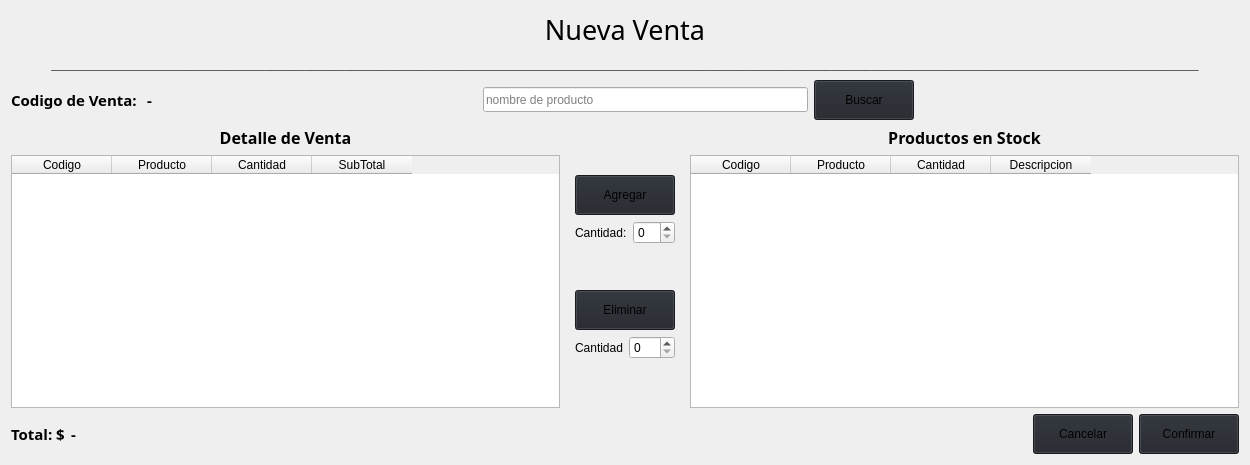
            <widget class="QWidget" name="page_nueva_venta">
             <layout class="QVBoxLayout" name="verticalLayout_13">
              <item>
               <widget class="QLabel" name="label_6">
                <property name="font">
                 <font>
                  <family>Arial Black</family>
                  <pointsize>20</pointsize>
                  <weight>50</weight>
                  <italic>false</italic>
                  <bold>false</bold>
                 </font>
                </property>
                <property name="text">
                 <string>Nueva Venta</string>
                </property>
                <property name="alignment">
                 <set>Qt::AlignCenter</set>
                </property>
               </widget>
              </item>
              <item>
               <layout class="QHBoxLayout" name="horizontalLayout_46">
                <item>
                 <spacer name="horizontalSpacer_69">
                  <property name="orientation">
                   <enum>Qt::Horizontal</enum>
                  </property>
                  <property name="sizeHint" stdset="0">
                   <size>
                    <width>40</width>
                    <height>20</height>
                   </size>
                  </property>
                 </spacer>
                </item>
                <item>
                 <widget class="QLabel" name="label_45">
                  <property name="styleSheet">
                   <string notr="true">color: rgb(67, 67, 67)</string>
                  </property>
                  <property name="text">
                   <string>____________________________________________________________________________________________________________________________________________________________________________</string>
                  </property>
                 </widget>
                </item>
                <item>
                 <spacer name="horizontalSpacer_70">
                  <property name="orientation">
                   <enum>Qt::Horizontal</enum>
                  </property>
                  <property name="sizeHint" stdset="0">
                   <size>
                    <width>40</width>
                    <height>20</height>
                   </size>
                  </property>
                 </spacer>
                </item>
               </layout>
              </item>
              <item>
               <layout class="QHBoxLayout" name="horizontalLayout_36">
                <item>
                 <widget class="QLabel" name="label_9">
                  <property name="font">
                   <font>
                    <family>Arial Black</family>
                    <pointsize>11</pointsize>
                    <weight>75</weight>
                    <bold>true</bold>
                   </font>
                  </property>
                  <property name="text">
                   <string>Codigo de Venta: </string>
                  </property>
                 </widget>
                </item>
                <item>
                 <widget class="QLabel" name="label_codVenta">
                  <property name="font">
                   <font>
                    <family>Arial Black</family>
                    <pointsize>11</pointsize>
                    <weight>75</weight>
                    <bold>true</bold>
                   </font>
                  </property>
                  <property name="text">
                   <string>-</string>
                  </property>
                 </widget>
                </item>
                <item>
                 <spacer name="horizontalSpacer_45">
                  <property name="orientation">
                   <enum>Qt::Horizontal</enum>
                  </property>
                  <property name="sizeHint" stdset="0">
                   <size>
                    <width>40</width>
                    <height>20</height>
                   </size>
                  </property>
                 </spacer>
                </item>
                <item>
                 <widget class="QLineEdit" name="input_nombre_detalleVenta">
                  <property name="minimumSize">
                   <size>
                    <width>200</width>
                    <height>25</height>
                   </size>
                  </property>
                  <property name="placeholderText">
                   <string>nombre de producto</string>
                  </property>
                 </widget>
                </item>
                <item>
                 <widget class="QPushButton" name="btn_buscar_stockEnDetalle">
                  <property name="minimumSize">
                   <size>
                    <width>100</width>
                    <height>40</height>
                   </size>
                  </property>
                  <property name="cursor">
                   <cursorShape>PointingHandCursor</cursorShape>
                  </property>
                  <property name="styleSheet">
                   <string notr="true">background-color: rgb(33, 37, 43)</string>
                  </property>
                  <property name="text">
                   <string>Buscar</string>
                  </property>
                 </widget>
                </item>
                <item>
                 <spacer name="horizontalSpacer_34">
                  <property name="orientation">
                   <enum>Qt::Horizontal</enum>
                  </property>
                  <property name="sizeHint" stdset="0">
                   <size>
                    <width>40</width>
                    <height>20</height>
                   </size>
                  </property>
                 </spacer>
                </item>
               </layout>
              </item>
              <item>
               <layout class="QHBoxLayout" name="horizontalLayout_33">
                <item>
                 <layout class="QVBoxLayout" name="verticalLayout_8">
                  <item>
                   <widget class="QLabel" name="label_11">
                    <property name="font">
                     <font>
                      <family>Arial Black</family>
                      <pointsize>12</pointsize>
                      <weight>75</weight>
                      <italic>false</italic>
                      <bold>true</bold>
                     </font>
                    </property>
                    <property name="text">
                     <string>Detalle de Venta</string>
                    </property>
                    <property name="alignment">
                     <set>Qt::AlignCenter</set>
                    </property>
                   </widget>
                  </item>
                  <item>
                   <widget class="QTableWidget" name="table_detalleVenta">
                    <property name="minimumSize">
                     <size>
                      <width>0</width>
                      <height>0</height>
                     </size>
                    </property>
                    <property name="editTriggers">
                     <set>QAbstractItemView::NoEditTriggers</set>
                    </property>
                    <property name="selectionMode">
                     <enum>QAbstractItemView::SingleSelection</enum>
                    </property>
                    <property name="selectionBehavior">
                     <enum>QAbstractItemView::SelectRows</enum>
                    </property>
                    <attribute name="verticalHeaderVisible">
                     <bool>false</bool>
                    </attribute>
                    <column>
                     <property name="text">
                      <string>Codigo</string>
                     </property>
                    </column>
                    <column>
                     <property name="text">
                      <string>Producto</string>
                     </property>
                    </column>
                    <column>
                     <property name="text">
                      <string>Cantidad</string>
                     </property>
                    </column>
                    <column>
                     <property name="text">
                      <string>SubTotal</string>
                     </property>
                    </column>
                   </widget>
                  </item>
                 </layout>
                </item>
                <item>
                 <widget class="QFrame" name="frame_2">
                  <property name="maximumSize">
                   <size>
                    <width>900</width>
                    <height>16777215</height>
                   </size>
                  </property>
                  <layout class="QVBoxLayout" name="verticalLayout_9">
                   <item>
                    <spacer name="verticalSpacer_14">
                     <property name="orientation">
                      <enum>Qt::Vertical</enum>
                     </property>
                     <property name="sizeHint" stdset="0">
                      <size>
                       <width>20</width>
                       <height>40</height>
                      </size>
                     </property>
                    </spacer>
                   </item>
                   <item>
                    <widget class="QPushButton" name="btn_agregar_detalleVenta">
                     <property name="minimumSize">
                      <size>
                       <width>100</width>
                       <height>40</height>
                      </size>
                     </property>
                     <property name="cursor">
                      <cursorShape>PointingHandCursor</cursorShape>
                     </property>
                     <property name="styleSheet">
                      <string notr="true">background-color: rgb(33, 37, 43)</string>
                     </property>
                     <property name="text">
                      <string>Agregar</string>
                     </property>
                    </widget>
                   </item>
                   <item>
                    <layout class="QHBoxLayout" name="horizontalLayout_34">
                     <item>
                      <widget class="QLabel" name="label_13">
                       <property name="text">
                        <string>Cantidad:</string>
                       </property>
                      </widget>
                     </item>
                     <item>
                      <widget class="QSpinBox" name="spinBox_agregarDetalle"/>
                     </item>
                    </layout>
                   </item>
                   <item>
                    <spacer name="verticalSpacer_2">
                     <property name="orientation">
                      <enum>Qt::Vertical</enum>
                     </property>
                     <property name="sizeHint" stdset="0">
                      <size>
                       <width>20</width>
                       <height>40</height>
                      </size>
                     </property>
                    </spacer>
                   </item>
                   <item>
                    <widget class="QPushButton" name="btn_restar_detalleVenta">
                     <property name="minimumSize">
                      <size>
                       <width>100</width>
                       <height>40</height>
                      </size>
                     </property>
                     <property name="cursor">
                      <cursorShape>PointingHandCursor</cursorShape>
                     </property>
                     <property name="styleSheet">
                      <string notr="true">background-color: rgb(33, 37, 43)</string>
                     </property>
                     <property name="text">
                      <string>Eliminar</string>
                     </property>
                    </widget>
                   </item>
                   <item>
                    <layout class="QHBoxLayout" name="horizontalLayout_35">
                     <item>
                      <widget class="QLabel" name="label_3">
                       <property name="text">
                        <string>Cantidad</string>
                       </property>
                      </widget>
                     </item>
                     <item>
                      <widget class="QSpinBox" name="spinBox_restarDetalle"/>
                     </item>
                    </layout>
                   </item>
                   <item>
                    <spacer name="verticalSpacer_15">
                     <property name="orientation">
                      <enum>Qt::Vertical</enum>
                     </property>
                     <property name="sizeHint" stdset="0">
                      <size>
                       <width>20</width>
                       <height>40</height>
                      </size>
                     </property>
                    </spacer>
                   </item>
                  </layout>
                 </widget>
                </item>
                <item>
                 <layout class="QVBoxLayout" name="verticalLayout_12">
                  <item>
                   <widget class="QLabel" name="label_14">
                    <property name="font">
                     <font>
                      <family>Arial Black</family>
                      <pointsize>12</pointsize>
                      <weight>75</weight>
                      <italic>false</italic>
                      <bold>true</bold>
                     </font>
                    </property>
                    <property name="text">
                     <string>Productos en Stock</string>
                    </property>
                    <property name="alignment">
                     <set>Qt::AlignCenter</set>
                    </property>
                   </widget>
                  </item>
                  <item>
                   <widget class="QTableWidget" name="table_venta_prodEnStock">
                    <property name="minimumSize">
                     <size>
                      <width>0</width>
                      <height>0</height>
                     </size>
                    </property>
                    <property name="editTriggers">
                     <set>QAbstractItemView::NoEditTriggers</set>
                    </property>
                    <property name="selectionMode">
                     <enum>QAbstractItemView::SingleSelection</enum>
                    </property>
                    <property name="selectionBehavior">
                     <enum>QAbstractItemView::SelectRows</enum>
                    </property>
                    <attribute name="verticalHeaderVisible">
                     <bool>false</bool>
                    </attribute>
                    <column>
                     <property name="text">
                      <string>Codigo</string>
                     </property>
                    </column>
                    <column>
                     <property name="text">
                      <string>Producto</string>
                     </property>
                    </column>
                    <column>
                     <property name="text">
                      <string>Cantidad</string>
                     </property>
                    </column>
                    <column>
                     <property name="text">
                      <string>Descripcion</string>
                     </property>
                    </column>
                   </widget>
                  </item>
                 </layout>
                </item>
               </layout>
              </item>
              <item>
               <layout class="QHBoxLayout" name="horizontalLayout_37">
                <item>
                 <widget class="QLabel" name="label_5">
                  <property name="font">
                   <font>
                    <family>Arial Black</family>
                    <pointsize>11</pointsize>
                    <weight>75</weight>
                    <bold>true</bold>
                   </font>
                  </property>
                  <property name="text">
                   <string>Total: $</string>
                  </property>
                 </widget>
                </item>
                <item>
                 <widget class="QLabel" name="label_total">
                  <property name="font">
                   <font>
                    <family>Arial Black</family>
                    <pointsize>11</pointsize>
                    <weight>75</weight>
                    <bold>true</bold>
                   </font>
                  </property>
                  <property name="text">
                   <string>-</string>
                  </property>
                 </widget>
                </item>
                <item>
                 <spacer name="horizontalSpacer_39">
                  <property name="orientation">
                   <enum>Qt::Horizontal</enum>
                  </property>
                  <property name="sizeHint" stdset="0">
                   <size>
                    <width>40</width>
                    <height>20</height>
                   </size>
                  </property>
                 </spacer>
                </item>
                <item>
                 <widget class="QPushButton" name="btn_detalleVenta_cancelar">
                  <property name="minimumSize">
                   <size>
                    <width>100</width>
                    <height>40</height>
                   </size>
                  </property>
                  <property name="cursor">
                   <cursorShape>PointingHandCursor</cursorShape>
                  </property>
                  <property name="styleSheet">
                   <string notr="true">background-color: rgb(33, 37, 43)</string>
                  </property>
                  <property name="text">
                   <string>Cancelar</string>
                  </property>
                 </widget>
                </item>
                <item>
                 <widget class="QPushButton" name="btn_detalleVenta_confirmar">
                  <property name="minimumSize">
                   <size>
                    <width>100</width>
                    <height>40</height>
                   </size>
                  </property>
                  <property name="cursor">
                   <cursorShape>PointingHandCursor</cursorShape>
                  </property>
                  <property name="styleSheet">
                   <string notr="true">background-color: rgb(33, 37, 43)</string>
                  </property>
                  <property name="text">
                   <string>Confirmar</string>
                  </property>
                 </widget>
                </item>
               </layout>
              </item>
             </layout>
            </widget>
